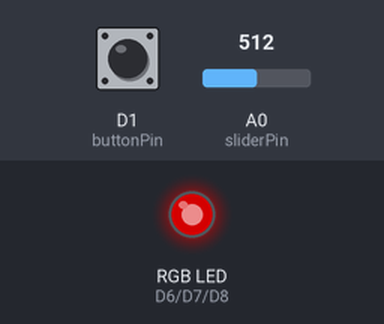
Simulated run of this sketch. Board: ESP8266 (NodeMCU). On the bench: an RGB LED mixed from three pins (HIGH = lit). The test bench sets the inputs (shaded band); at power-on: A0 (sliderPin) = 512, D1 (buttonPin) HIGH. Dim RGB values are drawn brighter than linear.

Above: at 1.2 s.
1.3 s: A0 (sliderPin) set to 716
At 2.1 s:
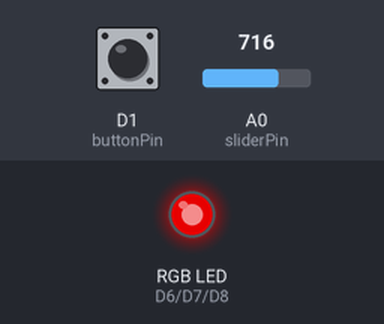
2.8 s: D1 (buttonPin) pulled LOW for 0.15 s
At 4.0 s:
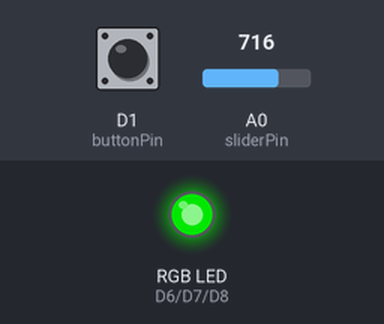
4.4 s: A0 (sliderPin) set to 900
At 5.6 s:
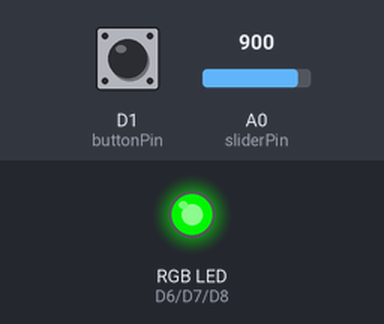
5.9 s: D1 (buttonPin) pulled LOW for 1 s
At 6.7 s:
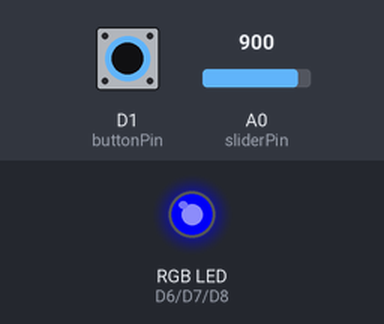
8.4 s: D1 (buttonPin) pulled LOW for 0.15 s
At 9.6 s:
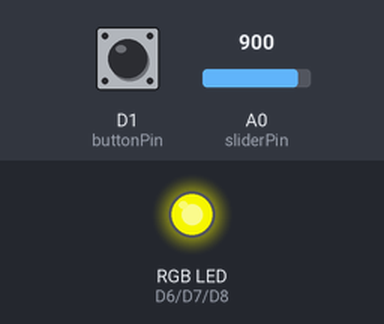
10.0 s: A0 (sliderPin) set to 511
At 10.7 s:
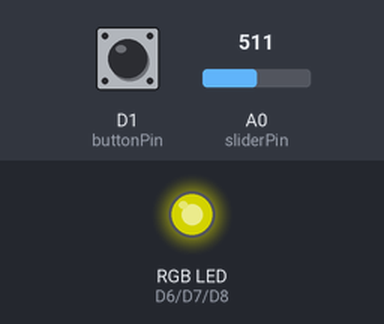
Timing chart, 0 to 12.5 s (numbered marks = the images above; inputs shaded):
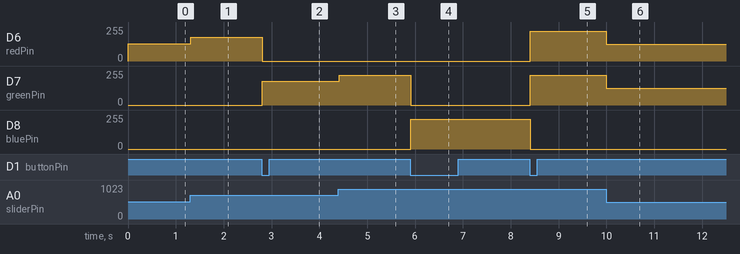

The sketch:

rgb_light_firmware.ino
```cpp
const int redPin = D6;
const int greenPin = D7;
const int bluePin = D8;
const int buttonPin = D1;
const int sliderPin = A0;

const byte colours[7][3] = {
  {1, 0, 0}, {0, 1, 0}, {0, 0, 1}, {1, 1, 0}, {0, 1, 1}, {1, 0, 1}, {1, 1, 1}
};
int colour = 0;
bool wasPressed = false;

void setup() {
  pinMode(redPin, OUTPUT);
  pinMode(greenPin, OUTPUT);
  pinMode(bluePin, OUTPUT);
  pinMode(buttonPin, INPUT_PULLUP);  // pressed reads LOW
}

void loop() {
  bool pressed = digitalRead(buttonPin) == LOW;
  if (pressed && !wasPressed) colour = (colour + 1) % 7;
  wasPressed = pressed;

  int level = analogRead(sliderPin) / 4;  // 0-1023 -> 0-255
  analogWrite(redPin, level * colours[colour][0]);
  analogWrite(greenPin, level * colours[colour][1]);
  analogWrite(bluePin, level * colours[colour][2]);
  delay(20);
}
```

Measured:
- after the input at 1.3 s, D6 (redPin): 128/255 → 179/255 at once
- after the input at 2.8 s, D6 (redPin): 179/255 → 0/255 at once; D7 (greenPin): 0/255 → 179/255 at once
- after the input at 4.4 s, D7 (greenPin): 179/255 → 225/255 at once
- after the input at 5.9 s, D7 (greenPin): 225/255 → 0/255 at once; D8 (bluePin): 0/255 → 225/255 at once
- after the input at 8.4 s, D6 (redPin), D7 (greenPin): 0/255 → 225/255 at once; D8 (bluePin): 225/255 → 0/255 at once
- after the input at 10.0 s, D6 (redPin), D7 (greenPin): 225/255 → 127/255 at once
